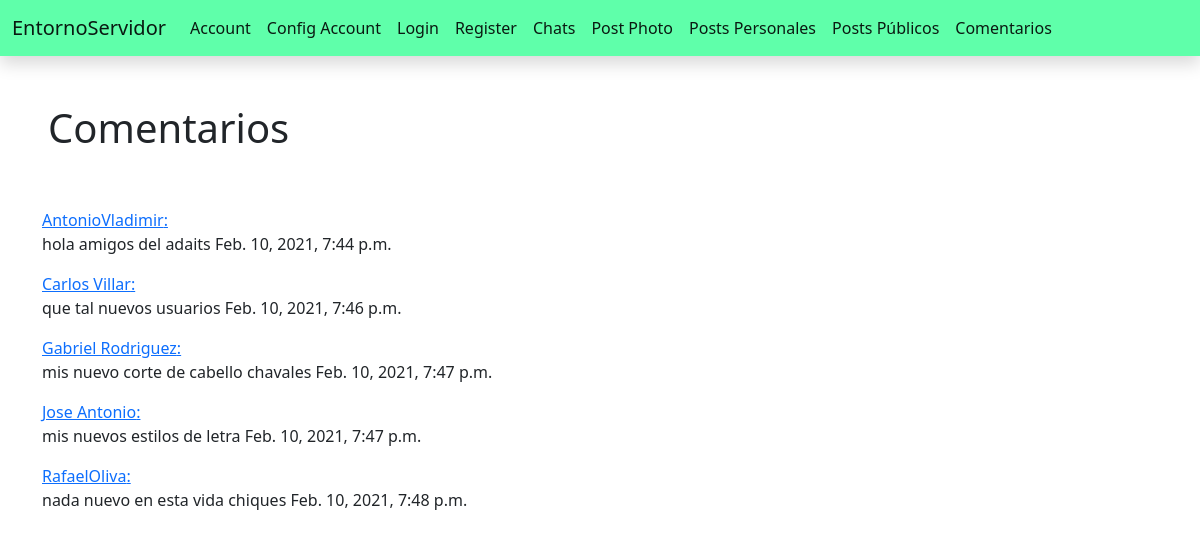
/posts/comments/, run on the app's committed database.
### Posts/models.py (models this page shows, shortened)
class Coments(models.Model):
    class Meta:
        ordering = ['date']
    text = models.CharField(max_length=2021)
    date = models.DateTimeField()
    username = models.ForeignKey('Cuentas.Cuentas', max_length=128,on_delete=models.CASCADE)
    comment_code = models.ForeignKey(Foto,max_length=10, primary_key=True, unique=False,on_delete=models.CASCADE)

### Posts/views.py (the view)
# urls.py: path('comments/', views.comments, name='comments'),
def comments(request):
    comment = Coments.objects.order_by('date')
    context = {
        'comments': comment
    }
    return render(request, 'Posts/comments/comments.html', context=context)

### templates/Posts/comments/comments.html
{% extends 'Base.html' %}
{% load static %}
{% block contentNav %}
    <div class="p-5">
        <h1>Comentarios</h1>
    </div>
    <div class="container">
        {% for c in comments %}
            <div class="block flex">
                <p><a href="/cuentas/{{c.username_id}}">{{ c.username_id }}:</a><br>{{ c.text }}
                    <span>{{ c.date }}</span>
                </p>
            </div>
        {% endfor %}
    </div>
{% endblock %}

### data on the page
Coments: username_id "AntonioVladimir", text "hola amigos del adaits", date "Feb. 10, 2021, 7:44 p.m."
Coments: username_id "Carlos Villar", text "que tal nuevos usuarios", date "Feb. 10, 2021, 7:46 p.m."
Coments: username_id "Gabriel Rodriguez", text "mis nuevo corte de cabello chavales", date "Feb. 10, 2021, 7:47 p.m."
Coments: username_id "Jose Antonio", text "mis nuevos estilos de letra", date "Feb. 10, 2021, 7:47 p.m."
Coments: username_id "RafaelOliva", text "nada nuevo en esta vida chiques", date "Feb. 10, 2021, 7:48 p.m."
